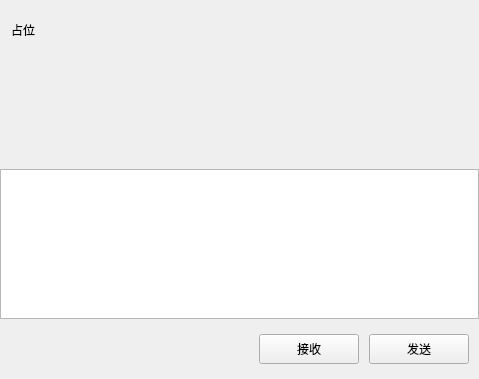
<?xml version="1.0" encoding="UTF-8"?>
<ui version="4.0">
 <class>ChatPage</class>
 <widget class="QWidget" name="ChatPage">
  <property name="geometry">
   <rect>
    <x>0</x>
    <y>0</y>
    <width>479</width>
    <height>379</height>
   </rect>
  </property>
  <property name="sizePolicy">
   <sizepolicy hsizetype="Expanding" vsizetype="Expanding">
    <horstretch>0</horstretch>
    <verstretch>0</verstretch>
   </sizepolicy>
  </property>
  <property name="windowTitle">
   <string>Form</string>
  </property>
  <layout class="QVBoxLayout" name="verticalLayout">
   <property name="spacing">
    <number>0</number>
   </property>
   <property name="leftMargin">
    <number>0</number>
   </property>
   <property name="topMargin">
    <number>0</number>
   </property>
   <property name="rightMargin">
    <number>0</number>
   </property>
   <property name="bottomMargin">
    <number>0</number>
   </property>
   <item>
    <widget class="QWidget" name="chat_data_wid" native="true">
     <property name="sizePolicy">
      <sizepolicy hsizetype="Expanding" vsizetype="Expanding">
       <horstretch>0</horstretch>
       <verstretch>0</verstretch>
      </sizepolicy>
     </property>
     <layout class="QVBoxLayout" name="verticalLayout_4">
      <property name="spacing">
       <number>0</number>
      </property>
      <property name="leftMargin">
       <number>0</number>
      </property>
      <property name="topMargin">
       <number>0</number>
      </property>
      <property name="rightMargin">
       <number>0</number>
      </property>
      <property name="bottomMargin">
       <number>0</number>
      </property>
      <item>
       <widget class="QWidget" name="title_wid" native="true">
        <property name="minimumSize">
         <size>
          <width>0</width>
          <height>60</height>
         </size>
        </property>
        <property name="maximumSize">
         <size>
          <width>16777215</width>
          <height>60</height>
         </size>
        </property>
        <layout class="QVBoxLayout" name="verticalLayout_5">
         <property name="topMargin">
          <number>2</number>
         </property>
         <property name="rightMargin">
          <number>2</number>
         </property>
         <property name="bottomMargin">
          <number>2</number>
         </property>
         <item>
          <widget class="QWidget" name="widget_2" native="true">
           <layout class="QHBoxLayout" name="horizontalLayout_3">
            <property name="leftMargin">
             <number>2</number>
            </property>
            <property name="topMargin">
             <number>2</number>
            </property>
            <property name="rightMargin">
             <number>2</number>
            </property>
            <property name="bottomMargin">
             <number>2</number>
            </property>
            <item>
             <widget class="QLabel" name="title_lb">
              <property name="text">
               <string>占位</string>
              </property>
             </widget>
            </item>
           </layout>
          </widget>
         </item>
        </layout>
       </widget>
      </item>
      <item>
       <widget class="ChatView" name="chat_data_list" native="true"/>
      </item>
      <item>
       <widget class="QWidget" name="tool_wid" native="true">
        <property name="minimumSize">
         <size>
          <width>0</width>
          <height>60</height>
         </size>
        </property>
        <property name="maximumSize">
         <size>
          <width>16777215</width>
          <height>60</height>
         </size>
        </property>
        <layout class="QHBoxLayout" name="horizontalLayout_4">
         <property name="spacing">
          <number>0</number>
         </property>
         <property name="leftMargin">
          <number>0</number>
         </property>
         <property name="topMargin">
          <number>0</number>
         </property>
         <property name="rightMargin">
          <number>0</number>
         </property>
         <property name="bottomMargin">
          <number>0</number>
         </property>
         <item>
          <spacer name="horizontalSpacer_2">
           <property name="orientation">
            <enum>Qt::Orientation::Horizontal</enum>
           </property>
           <property name="sizeType">
            <enum>QSizePolicy::Policy::Fixed</enum>
           </property>
           <property name="sizeHint" stdset="0">
            <size>
             <width>5</width>
             <height>20</height>
            </size>
           </property>
          </spacer>
         </item>
         <item>
          <widget class="ClickedLabel" name="emo_lb">
           <property name="minimumSize">
            <size>
             <width>25</width>
             <height>25</height>
            </size>
           </property>
           <property name="maximumSize">
            <size>
             <width>25</width>
             <height>25</height>
            </size>
           </property>
           <property name="text">
            <string/>
           </property>
          </widget>
         </item>
         <item>
          <spacer name="horizontalSpacer_3">
           <property name="orientation">
            <enum>Qt::Orientation::Horizontal</enum>
           </property>
           <property name="sizeType">
            <enum>QSizePolicy::Policy::Fixed</enum>
           </property>
           <property name="sizeHint" stdset="0">
            <size>
             <width>5</width>
             <height>20</height>
            </size>
           </property>
          </spacer>
         </item>
         <item>
          <widget class="ClickedLabel" name="file_lb">
           <property name="minimumSize">
            <size>
             <width>25</width>
             <height>25</height>
            </size>
           </property>
           <property name="maximumSize">
            <size>
             <width>25</width>
             <height>25</height>
            </size>
           </property>
           <property name="text">
            <string/>
           </property>
          </widget>
         </item>
         <item>
          <spacer name="horizontalSpacer_4">
           <property name="orientation">
            <enum>Qt::Orientation::Horizontal</enum>
           </property>
           <property name="sizeHint" stdset="0">
            <size>
             <width>40</width>
             <height>20</height>
            </size>
           </property>
          </spacer>
         </item>
        </layout>
       </widget>
      </item>
      <item>
       <widget class="QTextEdit" name="chatEdit">
        <property name="minimumSize">
         <size>
          <width>0</width>
          <height>150</height>
         </size>
        </property>
        <property name="maximumSize">
         <size>
          <width>16777215</width>
          <height>150</height>
         </size>
        </property>
       </widget>
      </item>
      <item>
       <widget class="QWidget" name="send_wid" native="true">
        <property name="minimumSize">
         <size>
          <width>0</width>
          <height>60</height>
         </size>
        </property>
        <property name="maximumSize">
         <size>
          <width>16777215</width>
          <height>60</height>
         </size>
        </property>
        <layout class="QHBoxLayout" name="horizontalLayout_5">
         <property name="spacing">
          <number>0</number>
         </property>
         <property name="leftMargin">
          <number>0</number>
         </property>
         <property name="topMargin">
          <number>0</number>
         </property>
         <property name="rightMargin">
          <number>0</number>
         </property>
         <property name="bottomMargin">
          <number>0</number>
         </property>
         <item>
          <spacer name="horizontalSpacer_5">
           <property name="orientation">
            <enum>Qt::Orientation::Horizontal</enum>
           </property>
           <property name="sizeHint" stdset="0">
            <size>
             <width>40</width>
             <height>20</height>
            </size>
           </property>
          </spacer>
         </item>
         <item>
          <widget class="ClickedBtn" name="receive_btn">
           <property name="minimumSize">
            <size>
             <width>100</width>
             <height>30</height>
            </size>
           </property>
           <property name="maximumSize">
            <size>
             <width>100</width>
             <height>30</height>
            </size>
           </property>
           <property name="text">
            <string>接收</string>
           </property>
          </widget>
         </item>
         <item>
          <spacer name="horizontalSpacer_6">
           <property name="orientation">
            <enum>Qt::Orientation::Horizontal</enum>
           </property>
           <property name="sizeType">
            <enum>QSizePolicy::Policy::Fixed</enum>
           </property>
           <property name="sizeHint" stdset="0">
            <size>
             <width>10</width>
             <height>20</height>
            </size>
           </property>
          </spacer>
         </item>
         <item>
          <widget class="ClickedBtn" name="send_btn">
           <property name="minimumSize">
            <size>
             <width>100</width>
             <height>30</height>
            </size>
           </property>
           <property name="maximumSize">
            <size>
             <width>100</width>
             <height>30</height>
            </size>
           </property>
           <property name="text">
            <string>发送</string>
           </property>
          </widget>
         </item>
         <item>
          <spacer name="horizontalSpacer_7">
           <property name="orientation">
            <enum>Qt::Orientation::Horizontal</enum>
           </property>
           <property name="sizeType">
            <enum>QSizePolicy::Policy::Fixed</enum>
           </property>
           <property name="sizeHint" stdset="0">
            <size>
             <width>10</width>
             <height>20</height>
            </size>
           </property>
          </spacer>
         </item>
        </layout>
       </widget>
      </item>
     </layout>
    </widget>
   </item>
  </layout>
 </widget>
 <customwidgets>
  <customwidget>
   <class>ClickedBtn</class>
   <extends>QPushButton</extends>
   <header location="global">clickedbtn.h</header>
  </customwidget>
  <customwidget>
   <class>ClickedLabel</class>
   <extends>QLabel</extends>
   <header location="global">clickedlabel.h</header>
  </customwidget>
  <customwidget>
   <class>ChatView</class>
   <extends>QWidget</extends>
   <header location="global">chatview.h</header>
   <container>1</container>
  </customwidget>
 </customwidgets>
 <resources/>
 <connections/>
</ui>
